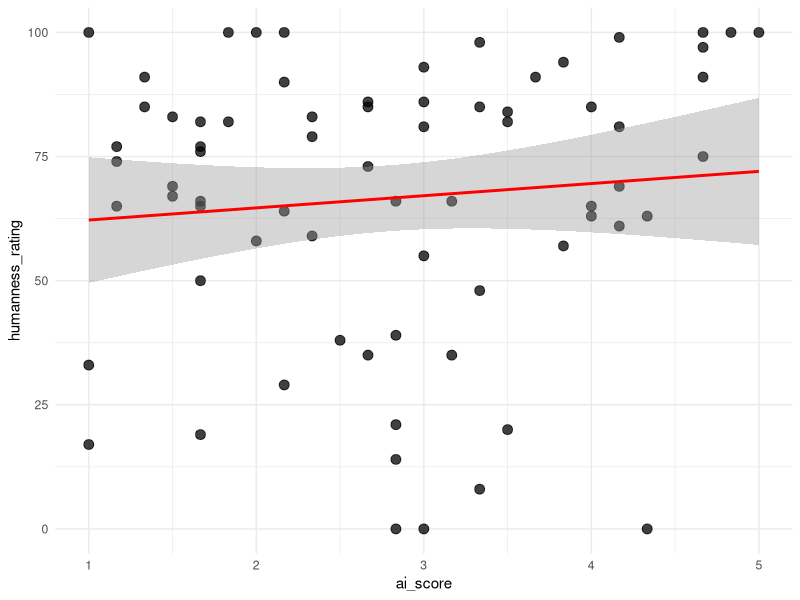

The R source for this figure: (Note: this script raises an error after producing the figure.)
## ---- chunk 1
library(dplyr)
library(ggplot2)
library(tidyr)
library(forcats)
library(lme4)
library(corrplot)
library(clipr)
## ---- chunk 2
raw_df <- read.csv("../data/pilot-responses-combined.csv")
raw_df <- raw_df %>% 
  group_by(subject_id) %>%
  mutate(ai_score = sum(cognitive_1, cognitive_2, 
                         affective_1, affective_2, 
                         behavioral_1, behavioral_2)/6)
## ---- chunk 3
head(raw_df)
## ---- chunk 4
categories <- list(
  content     = c("rainbow", "horizon", "rain", "light", "sunlight", "colors", "prism", "the", "color",
                    "informative", "descriptive", "sun", "when", "arc", "arch", "beyond",
                    "clouds", "colours", "earth", "ending", "explainer", "explanation",
                    "forms", "freedom", "god", "green", "hits", "peace", "promise",
                    "rainbaw", "rainbows", "red", "reflecting", "shape", "single", "sky",
                    "spectrum", "storylike", "sunshine", "two ends", "vision", "water",
                    "weather", "wordy"),
  gender      = c("woman", "female", "male", "feminine", "girl", "man", "dude", "girly", "lady",
                    "masculine"),
  age         = c("older", "young", "elderly", "old"),
  affect      = c("calm", "enthusiastic", "calming", "curious", "passionate", "angry", "attentive",
                    "disinterested", "energetic", "enthused", "euphoric", "excited",
                    "happiness", "happy", "invested", "joyful", "moody", "nonchalant",
                    "peaceful", "pensive", "relaxed", "stoked"),
  personality = c("confident", "gentle", "kind", "assertive", "caring", "cautious", "dominant", "entitled",
                    "forceful", "friendly", "opinionated", "outgoing", "patient", "sassy",
                    "snooty", "stern", "stoic", "sweet"),
  competence  = c("smart", "educated", "science", "professional", "scientific", "wise", "academic",
                    "accurate", "articulate", "credible", "detailed", "idiot", "impaired",
                    "important", "informed", "intelligent", "knowledgeable", "percise",
                    "profound", "proper", "stupid", "thorough", "thoughtful",
                    "unintelligent", "unprofessional", "well spoken"),
  naturalness = c("fake", "artificial", "ai generated", "digital", "inauthentic", "manufactured", "natural",
                    "robotic", "scripted", "unrealistic"),
  prosody     = c("cadence", "emphasis", "even", "flat", "monotone", "monotoned", 
                  "monotonous", "powerful", "questioning", "slow"),
  voice_quality = c("clear", "deep", "raspy", "grainy", "nasal", "nasally", "rich", "full", "smooth", "whine"), 
  intensity = c("loud", "projective", "quiet", "soft-spoken", "softspoken"), 
  persona     = c("storyteller", "surfer", "teacher", "cartoon", "documentary", "educator", "guider",
                    "instructor", "leprechaun", "morgan freeman", "preppy",
                    "school", "scientist", "smoker", "story teller", "student", "tv voice",
                    "valley girl", "weed", "wizard", "grandma"),
  appearance    = c("black", "white",  "blonde"),
  locale = c("american", "california", "californian", "new yorker", "city", "culture", "urban"),
  evaluation  = c("annoying", "beautiful", "interesting", "boring", "confusing", "cool", "corny",
                    "creative", "dreamy", "forgettable", "fun", "good", "grating", "odd",
                    "pleasant", "quality", "tiring", "dramatic", "vivid", "colorful", "emotive", "exaggerated"))

assign_category <- function(response) {
  if (is.na(response) || response == "") return(NA_character_)
  for (cat_name in names(categories)) {
    if (response %in% categories[[cat_name]]) {
      return(cat_name)
    }
  }
  return("unknown")
}

analysis_df <- raw_df %>%
  mutate(across(
    .cols = c(word_1, word_2, word_3, word_4, word_5),
    .fns  = ~ sapply(tolower(trimws(.x)), assign_category),
    .names = "category_{.col}"
  )) %>%
  rename_with(~ gsub("category_word_", "category_", .x), starts_with("category_word_"))

# add broad characterizations
social_cats   <- c("gender","age","personality","competence","persona",
                   "appearance","locale","affect")
acoustic_cats <- c("voice_quality","prosody","intensity")

analysis_df <- analysis_df %>%
  rowwise() %>%
  mutate(
    n_social   = sum(c_across(category_1:category_5) %in% social_cats),
    n_acoustic = sum(c_across(category_1:category_5) %in% acoustic_cats),
    n_content  = sum(c_across(category_1:category_5) == "content"),
    any_artificial = any(c_across(word_1:word_5) %in% 
                           c("fake","artificial","ai generated","digital","inauthentic",
                             "manufactured","robotic","scripted","unrealistic"))
  ) %>%
  ungroup()
## ---- chunk 5
ggplot(analysis_df, aes(x = ai_score, 
                        y = humanness_rating)) +
  geom_point(color = "black", 
             size = 3,
             alpha = 0.75) +       
  geom_smooth(method = "lm", color = "red") +
  theme_minimal() 

cor(analysis_df$ai_score, analysis_df$humanness_rating, method = "pearson")
## ---- chunk 6
analysis_df %>% 
  group_by(voice) %>% 
  summarise(
    mean = mean(humanness_rating),
    sd = sd(humanness_rating), 
    median = median(humanness_rating)
  )
## ---- chunk 7
valence_counts_voice <- analysis_df %>%
  select(subject_id, word_1:word_5, voice) %>%
  pivot_longer(word_1:word_5, names_to = "slot", values_to = "word") %>%
  mutate(word = tolower(trimws(word))) %>%
  left_join(valence_lookup, by = "word") %>%
  group_by(voice) %>%
  summarise(
    n_positive  = sum(valence == "positive",  na.rm = TRUE),
    n_negative  = sum(valence == "negative",  na.rm = TRUE),
    n_ambiguous = sum(valence == "ambiguous", na.rm = TRUE),
    .groups = "drop"
  )
valence_counts_voice
## ---- chunk 8

ggplot(analysis_df, aes(voice, humanness_rating, fill = voice)) + 
  geom_violin() +
  scale_fill_brewer(palette = "Set3") +
  geom_jitter(width = 0.05) +
  theme_minimal()

## ---- chunk 9
long_df %>% 
  filter(cat != "content") %>% 
  ggplot() +
  geom_bar(aes(y = voice,
               fill = cat),
           position = "fill") +
  coord_flip() +
  labs(x = "Proportion of Non-Content Responses",
       y = "Voice",
       fill = "Category")

ggsave(file="./data_analysis_files/by-voice-categories.png",width=10,height=6)
## ---- chunk 10
category_counts <- analysis_df %>%
  pivot_longer(
    cols = category_1:category_5,
    names_to = "word_number",
    values_to = "category"
  ) %>%
  count(category, sort = TRUE)
## ---- chunk 11
View(category_counts)
## ---- chunk 12
analysis_df <- analysis_df %>%
  rowwise() %>%
  mutate(ai_attitude_score = rowMeans(across(c(cognitive_1, behavioral_1, affective_1, cognitive_2, affective_2, behavioral_2))))
## ---- chunk 13

ai_attitude_plot <- ggplot(analysis_df, aes(x = ai_attitude_score, y = fct_reorder(source_file, ai_attitude_score))) +
  geom_point(size = 1.5, alpha = 0.7) +
  labs(x = "AI attitude score", y = "participants") + 
  theme_minimal() +
  theme(axis.text.y = element_blank())
## ---- chunk 14
ai_attitude_plot
## ---- chunk 15
ggplot(analysis_df, aes(x = ai_attitude_score)) +
  geom_histogram(aes(y = after_stat(density)), 
                 fill = "steelblue", 
                 color = "white", 
                 alpha = 0.4,
                 bins = 30) +       
  geom_density(fill = "skyblue", alpha = 0.5) +
  labs(title = "Distribution of AI Attitude Scores", x = "AI Attitude Score", y = "Density") +
  theme_minimal()
## ---- chunk 16
ggplot(analysis_df, aes(x = "", y = ai_attitude_score)) +
  geom_boxplot(fill = "lightpink", alpha = 0.5, width = 0.3) +
  labs(title = "Distribution of AI Attitude Scores", 
       x = "All participants") +
  geom_jitter(width = 0.05)+
  theme_minimal()
## ---- chunk 17
long_df <- analysis_df %>%
  pivot_longer(category_1:category_5, names_to="slot", values_to="cat") %>%
  filter(cat != "content") %>%
  mutate(is_social = cat %in% social_cats,
         slot_num = as.integer(gsub("category_","",slot)))

subj_df <- long_df %>% # subject-clustering accounts for between-subj design
  group_by(subject_id, voice, humanness_rating) %>%
  summarise(n_social = sum(is_social), n_total = n(), .groups="drop")

# models for pilot data (random effects result in singularity)
m_social_1 <- glm(cbind(n_social, n_total - n_social) ~ scale(humanness_rating) + voice,
              data = subj_df, family = binomial)
summary(m_social_1)

m_social_2 <- glm(cbind(n_social, n_total - n_social) ~ scale(humanness_rating),
                  data = subj_df, family = binomial)
summary(m_social_2)

# which model better accounts for variance? 
anova(m_social_1, m_social_2, test = "LRT")
## ---- chunk 18
# predicted probabilities
newdat <- data.frame(humanness_rating = c(0, 30, 50, 66.6, 100))
newdat$z <- (newdat$humanness_rating - mean(analysis_df$humanness_rating)) / 
  sd(analysis_df$humanness_rating)
pred <- predict(m_social_2, newdata = data.frame(humanness_rating = newdat$humanness_rating),
                type = "link", se.fit = TRUE)
newdat$p     <- plogis(pred$fit)
newdat$lo    <- plogis(pred$fit - 1.96 * pred$se.fit)
newdat$hi    <- plogis(pred$fit + 1.96 * pred$se.fit)
newdat

newdat <- data.frame(humanness_rating = seq(0, 100, by = 2))
pred <- predict(m_social_2, newdata = data.frame(humanness_rating = newdat$humanness_rating,
                                             voice = "gracie_valley"),  # arbitrary ref level
                type = "link", se.fit = TRUE)
newdat$p  <- plogis(pred$fit)
newdat$lo <- plogis(pred$fit - 1.96 * pred$se.fit)
newdat$hi <- plogis(pred$fit + 1.96 * pred$se.fit)

# visualization
ggplot() +
  geom_ribbon(data = newdat, aes(humanness_rating, ymin = lo, ymax = hi), 
              alpha = 0.2, fill = "steelblue") +
  geom_line(data = newdat, aes(humanness_rating, p), color = "steelblue", size = 1) +
  geom_jitter(data = subj_df, 
              aes(humanness_rating, n_social / n_total),
              width = 0.5, height = 0.02, alpha = 0.5) +
  geom_hline(yintercept = 0.5, linetype = "dashed", color = "grey") +
  labs(x = "Humanness Rating", 
       y = "P(social or psychological | non-content descriptor)") +
  theme_minimal()
## ---- chunk 19
transitions <- analysis_df %>%
  select(subject_id, voice, category_1:category_5) %>%
  pivot_longer(category_1:category_5, names_to="slot", values_to="cat") %>%
  mutate(slot = as.integer(gsub("category_","",slot))) %>%
  filter(cat != "content") %>%
  arrange(subject_id, slot) %>%
  group_by(subject_id) %>%
  mutate(next_cat = lead(cat)) %>%
  filter(!is.na(next_cat)) %>%
  ungroup()

# raw transition probability matrix
trans_mat <- transitions %>%
  count(cat, next_cat) %>%
  group_by(cat) %>%
  mutate(p = n / sum(n)) %>%
  ungroup()

# add marginal probabilities 
marginals <- transitions %>%
  count(next_cat) %>%
  mutate(p_marginal = n / sum(n)) %>%
  select(next_cat, p_marginal)

# matrix with marginals 
trans_mat_w_margin <- trans_mat %>%
  left_join(marginals, by = "next_cat") %>%
  mutate(lift = p / p_marginal)
## ---- chunk 20
valence_lookup <- tibble(
  word = c(
    "beautiful", "pleasant", "cool", "fun", "dreamy", "vivid", "colorful",
    "annoying", "boring", "grating", "tiring", "forgettable", "odd", "corny", "confusing",
    "interesting", "dramatic", "emotive", "exaggerated"
  ),
  valence = c(
    rep("positive", 7),
    rep("negative", 8),
    rep("ambiguous", 4)
  )
)

# participant valence_counts
valence_counts <- analysis_df %>%
  select(subject_id, word_1:word_5) %>%
  pivot_longer(word_1:word_5, names_to = "slot", values_to = "word") %>%
  mutate(word = tolower(trimws(word))) %>%
  left_join(valence_lookup, by = "word") %>%
  group_by(subject_id) %>%
  summarise(
    n_positive  = sum(valence == "positive",  na.rm = TRUE),
    n_negative  = sum(valence == "negative",  na.rm = TRUE),
    n_ambiguous = sum(valence == "ambiguous", na.rm = TRUE),
    .groups = "drop"
  )

eval_df <- analysis_df %>% left_join(valence_counts, by = "subject_id")

# restrict to subj with at least one valenced evaluation
eval_sub <- eval_df %>%
  filter(n_positive + n_negative > 0) %>%
  mutate(p_positive = n_positive / (n_positive + n_negative))

# mean proportion positive by any_artificial
prop_summary <- eval_sub %>%
  group_by(any_artificial) %>%
  summarise(
    n              = n(),
    mean_p_positive = mean(p_positive),
    sd_p_positive   = sd(p_positive),
    se_p_positive   = sd(p_positive) / sqrt(n),
    .groups = "drop"
  )
prop_summary

# mean ai_score by any_artificial
ai_summary <- eval_sub %>%
  group_by(any_artificial) %>%
  summarise(
    n              = n(),
    mean_ai_score  = mean(ai_score),
    sd_ai_score    = sd(ai_score),
    se_ai_score    = sd(ai_score) / sqrt(n),
    .groups = "drop"
  )
ai_summary

ggplot(eval_sub, aes(x = ai_score, 
                     y = p_positive, 
                     color = any_artificial)) +
  geom_point(alpha = 0.7, size = 2) +
  geom_smooth(method = "loess", se = TRUE, alpha = 0.15) +
  scale_color_brewer(palette = "Set1",
                     name = "Any artificial\ndescriptor") +
  labs(
    x = "AI attitude score (higher = more positive toward AI)",
    y = "Proportion positive valence") +
  theme_minimal()
## ---- chunk 21
glm(p_positive ~ scale(humanness_rating)*scale(ai_score), 
    data = eval_sub,
    family = binomial) %>%
  summary()
## ---- chunk 22
gracie_words <- analysis_df %>% filter(voice == "gracie_valley")
gracie_words <- gracie_words[,c("word_1", "word_2", "word_3", "word_4", "word_5")]
gracie_words_lst <- unlist(gracie_words) %>% as.character()
write_clip(gracie_words_lst)
## ---- chunk 23
vince_words <- analysis_df %>% filter(voice == "vince_duglus")
vince_words <- vince_words[,c("word_1", "word_2", "word_3", "word_4", "word_5")]
vince_words_lst <- unlist(vince_words) %>% as.character()
write_clip(vince_words_lst)
